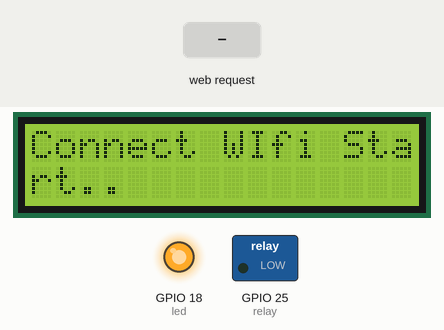
A program run on a simulated ESP32 board running MicroPython. Shown: 16×2 character LCD, switched loads named in the program (green lamp = pin HIGH), output pins drawn as LEDs (lit = HIGH). The inputs (shaded band) are chosen by the test bench. WiFi joins after 1.5 s; threads take turns every 2 ms; library files of the repository ran but are not shown: mylib_i2c_lcd.py; what the program prints to the serial console is not drawn.

Above: at 1.2 s.
At 7.8 s:
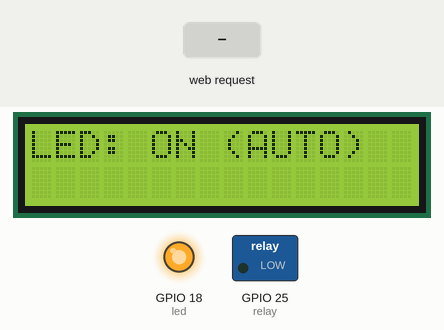
7.9 s: HTTP request GET / received
At 17.6 s:
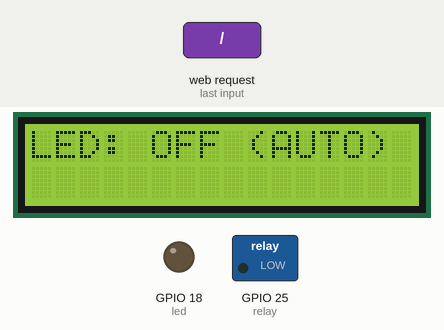
Timing chart, 0 to 18.2 s (numbered marks = the images above; inputs shaded):
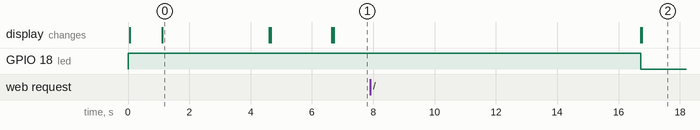

The program:

proj_iot.py
```python
import sys
sys.path.append("/libs")
from machine import Pin
from mylib_main import Mylibs
import time
import _thread
import dht

global mylib
global my_lcd
global my_wifi

global led_status
#wifi_cfg = { 'ssid': "Home Bas_2.4G", 'pwd': "S@msak8192" }


# LED
led = Pin(18, Pin.OUT)
led.on()

# RELAY
relay = Pin(25, Pin.OUT)
relay.off()

# DHT22
d = dht.DHT22(Pin(19))

def getTemperature():
    d.measure()
    time.sleep(1)
    print("temperature  :", d.temperature())
    print("humidity  :", d.humidity())
    return [d.temperature(), d.humidity()];


def init_app():
    global mylib
    global my_lcd
    global my_wifi

    mylib = Mylibs
    my_lcd = mylib.led_connect()
    mylib.led_display(my_lcd,'Connect WIfi Start..')
    my_wifi = mylib.wifi_connect('HOME-BKK') # 'HOME-BKK' , 'HOME-CHAINAT'
    if my_wifi["ip"] is None:
       mylib.led_display(my_lcd,'Connect Error !!!')
    else :
        time.sleep(2)
        mylib.led_display(my_lcd,my_wifi["ip"])
        time.sleep(2)
        mylib.led_display(my_lcd,'Connected')


def runserver():
    global mylib
    global led_status
    global my_wifi
    print("runserver : Start")
    print("Open on Browser...")
    print("http://" + my_wifi["ip"] +"/?LED=ON")
    print("http://" + my_wifi["ip"] +"/?LED=OFF")

    host = ''
    port = 80
    s = mylib.socket_connect(host,port)

    led_status = 'OFF'
    html_on = mylib.draw_html('html_on')
    html_off = mylib.draw_html('html_off')
    while True:
        data, client = mylib.socket_get_data(s)
        print([data])

        checkpc = data.split('|')[0]
        if checkpc == 'PC':
            print('From PC')
            text = '{:.1f}_{:.1f}'.format(t,h)
            client.send(text.encode('utf-8'))
            client.close()
        else:
            print('-------Web-------')
            try:
                check = data.split()[1].replace('/','').replace('?','')
                print('CHECK:',check)

                if check != '':
                    led_name, led_value = check.split('=')
                    if led_value == 'ON':
                        print('TURN ON LED')
                        led.on()
                        client.send(html_on)
                        client.close()
                        mylib.led_display(my_lcd,'{}: ON'.format(led_name))
                        led_status = 'ON'
                    elif led_value == 'OFF':
                        print('TURN OFF LED')
                        led.off()
                        client.send(html_off)
                        client.close()
                        mylib.led_display(my_lcd,'{}: OFF'.format(led_name))
                        led_status = 'OFF'
                else:
                    if led_status == 'OFF':
                        client.send(html_off)
                    else:
                        client.send(html_on)
            except:
                pass


def loop_led():
    global mylib
    global led_status
    print("loop_led : Start")
    led_name = 'LED'
    for i in range(50):
        led.on()
        mylib.led_display(my_lcd,'{}: ON (AUTO)'.format(led_name))
        led_status = 'ON'
        time.sleep(10)
        led.off()
        mylib.led_display(my_lcd,'{}: OFF (AUTO)'.format(led_name))
        led_status = 'OFF'
        time.sleep(10)
    print("loop_led : End")
init_app()
#runserver()
#getTemperature()
#loop_led()
_thread.start_new_thread(runserver,())
_thread.start_new_thread(loop_led,())
```

mylib_main.py
```python
import sys
sys.path.append("/libs")
from machine import Pin,SoftI2C
from mylib_i2c_lcd import I2cLcd
import mylib_wifi
import mylib_file
import mylib_socket
import mylib_draw
import ubinascii
import time

class Mylibs:
    #wifi_cfg = { 'ssid': "Home Bas_2.4G", 'pwd': "S@msak8192" } # Specify the SSID and password of your WiFi network
    wifi_cfg = { 'ssid': "HOME-BAS-TRUE-2.4G", 'pwd': "S@msak8192" } # Specify the SSID and password of your WiFi network
    def __init__(self):
        #self.wifi_cfg = wifi_cfg
        print('ini')

    def socket_connect(host,port):
        socket = mylib_socket.open_socket(host,port)
        return socket

    def socket_get_data(socket):
        socket_client , socket_addr = socket.accept()
        print('Connection from : ',socket_addr)
        socket_data = socket_client.recv(1024).decode('utf-8')
        #print([socket_data])
        return socket_data , socket_client

    def wifi_connect(cfg_wi_add):
        #####################
        my_wifi = {"ip": "", "netmask": "", "gateway":"", "dns":"","macaddr":""}
        if cfg_wi_add == 'HOME-BKK':
            print( 'Connect WiFi BKK' )
            WIFI_CFG = { 'ssid': "HOME-BAS-TRUE-2.4G", 'pwd': "S@msak8192" } # Specify the SSID and password of your WiFi network
        elif cfg_wi_add == 'HOME-CHAINAT':
            print( 'Connect WiFi CHAINAT' )
            WIFI_CFG = { 'ssid': "Home Bas_2.4G", 'pwd': "S@msak8192" } # Specify the SSID and password of your WiFi network
        else :
            print( 'Connect WiFi CHAINAT(Default)' )
            WIFI_CFG = { 'ssid': "Home Bas_2.4G", 'pwd': "S@msak8192" } # Specify the SSID and password of your WiFi network
        #####################
        wifi_connect = mylib_wifi.connect_wifi( WIFI_CFG , 30 ) # try to connect the network
        if wifi_connect is None:
            print( 'WiFi connection failed' )
        else:
            ipaddr, netmask, gateway, dns = wifi_connect.ifconfig()
            my_wifi["ip"], my_wifi["netmask"], my_wifi["gateway"], my_wifi["dns"] = wifi_connect.ifconfig()
            mac = wifi_connect.config('mac')      # get the interface's MAC address
            macaddr = ubinascii.hexlify(mac,':').decode() #decode MAC address
            print("============================")
            print("IP address  :", ipaddr)
            print("Net mask    :", netmask)
            print("Gateway     :", gateway)
            print("DNS server  :", dns)
            print("Mac address :", macaddr)

            my_wifi["ip"] = ipaddr
            my_wifi["netmask"] = netmask
            my_wifi["gateway"] = gateway
            my_wifi["dns"] = dns
            my_wifi["macaddr"] = macaddr
            print("----------------------------")
            return my_wifi
            #return ipaddr, netmask, gateway, dns

    def led_connect():
        # DEFINE LCD
        i2c = SoftI2C(scl=Pin(22),sda=Pin(21),freq=100000)
        #print(i2c.scan()) #Return Number of Address
        #print('Address :' , hex(i2c.scan()[0])) #Convert Address to Hex
        lcd = I2cLcd(i2c, 0x27, 2, 16)
        time.sleep(1)
        lcd.clear()
        return lcd

    def led_display(lcd,msg):
        lcd.clear()
        lcd.putstr(msg)

    def read_file_to_text(file_name):
        return mylib_file.read_file(file_name)

    def draw_html(html_code):
        return mylib_draw.draw_html(html_code)
    
```

mylib_wifi.py
```python
import network
import time
#####################

#####################
def connect_wifi( wifi_cfg, max_retries=10 ):
    wifi_sta = network.WLAN( network.STA_IF ) # use WiFi in station mode (not AP)
    if not wifi_sta.isconnected():
        wifi_sta.active(True)                     # activate the WiFi interface (up)
        wifi_sta.connect( wifi_cfg['ssid'], wifi_cfg['pwd'] ) # connect to the specified WiFi AP
        retries = 0
        while not wifi_sta.isconnected():
            retries = retries + 1
            if retries >= max_retries:
                return None
            time.sleep_ms(500)
    return wifi_sta

'''
--Example Call WIFI
import mylib_wifi
import ubinascii
#####################
WIFI_CFG = { 'ssid': "Home Bas_2.4G", 'pwd': "S@msak8192" } # Specify the SSID and password of your WiFi network
#####################

wifi_connect = mylib_wifi.connect_wifi( WIFI_CFG , 30 ) # try to connect the network
if wifi_connect is None:
    print( 'WiFi connection failed' )
else:
    ipaddr, netmask, gateway, dns = wifi_connect.ifconfig()
    mac = wifi_connect.config('mac')      # get the interface's MAC address
    macaddr = ubinascii.hexlify(mac,':').decode() #decode MAC address
    print("============================")
    print("IP address  :", ipaddr)
    print("Net mask    :", netmask)
    print("Gateway     :", gateway)
    print("DNS server  :", dns)
    print("Mac address :", macaddr)
    print("----------------------------")
'''        
```

mylib_file.py
```python
def read_file(file_name):
    f = open(file_name, "r")
    str = ''
    while(True):
        #read next line
        line = f.readline()
        #if line is empty, you are done with all lines in the file
        if not line:
            break
        #you can access the line
        #print(line.strip())
        str = str + line.strip()
    #close file
    f.close
    return str
```

mylib_socket.py
```python
import socket

def open_socket(host,port):
    s = socket.socket(socket.AF_INET ,socket.SOCK_STREAM) #TPC/IP , UDP
    #host = ''
    #port = 80
    s.bind((host,port))
    s.listen(1)
    return s

'''
s.bind() : ที่อยู่ผูก (โฮสต์พอร์ต) เพื่อซ็อกเก็ตที่ AF_INET ในรูปแบบของ tuple (โฮสต์พอร์ต) ระบุที่อยู่
s.listen() : เริ่ม TCP ฟัง ค้างที่ระบุไว้ก่อนที่จะปฏิเสธการเชื่อมต่อระบบปฏิบัติการที่สามารถระงับจำนวนสูงสุดของการเชื่อมต่อ ค่านี้เป็นอย่างน้อย 1 ใช้งานมากที่สุดที่สามารถตั้งค่า 5
s.accept() : ยอมรับ passive ของการเชื่อมต่อลูกค้า TCP (ปิดกั้น) รอการมาถึงของ
ซ็อกเก็ตไคลเอนต์
s.connect() : การเชื่อมต่อเซิร์ฟเวอร์การเริ่มต้นใช้งาน TCP socket.error อยู่ทั่วไปของรูปแบบของสิ่งอันดับ (ชื่อโฮสต์พอร์ต) ว่าข้อผิดพลาดการเชื่อมต่อข้อผิดพลาดจะถูกส่งกลับ
s.connect_ex() : เชื่อมต่อ () รุ่นที่ขยายจากฟังก์ชั่นส่งกลับรหัสข้อผิดพลาดเมื่อมีข้อผิดพลาดแทนการขว้างปาข้อยกเว้น
ฟังก์ชั่นซ็อกเก็ตวัตถุประสงค์สาธารณะ
s.recv() : รับข้อมูล TCP ข้อมูลที่ถูกส่งกลับเป็นสตริงระบุจำนวนเงินสูงสุดของข้อมูลที่จะได้รับ bufsize ให้ข้อมูลเพิ่มเติมเกี่ยวกับธงข้อความสามารถมักจะถูกละเลย
s.send() : ส่งข้อมูล TCP ส่งสตริงข้อมูลเพื่อการเชื่อมต่อซ็อกเก็ต ค่าตอบแทนเป็นจำนวนไบต์ที่จะส่งตัวเลขนี้อาจจะน้อยกว่าสตริงไบต์
s.sendall() : ข้อมูล TCP ส่งเสร็จสมบูรณ์แล้วส่งข้อมูล TCP สมบูรณ์ มันจะส่งสตริงข้อมูลเพื่อการเชื่อมต่อซ็อกเก็ต แต่ก่อนที่จะกลับจะพยายามที่จะส่งข้อมูลทั้งหมด กลับประสบความสำเร็จไม่มีข้อยกเว้นความล้มเหลวที่จะถูกโยนทิ้ง
s.recvform() : ได้รับข้อมูล UDP () คล้ายกับ recv แต่ค่าตอบแทนเป็น (ข้อมูลที่อยู่) ประเด็นข้อมูลที่เป็นสตริงที่มีข้อมูลที่ได้รับข้อมูลที่อยู่จะถูกส่งไปอยู่ซ็อกเก็ต
s.sendto() : ส่งข้อมูล UDP, ส่งข้อมูลไปยังซ็อกเก็ตที่อยู่ในรูปแบบของ (ipaddr พอร์ต) tuple ที่ระบุที่อยู่ห่างไกล ค่าตอบแทนเป็นจำนวนไบต์ที่ส่ง
s.close() : ปิดซ็อกเก็ต
s.getpeername() : ผลตอบแทนที่อยู่ระยะไกลเชื่อมต่อซ็อกเก็ต ค่าตอบแทนมักจะ tuple A (ipaddr พอร์ต)
s.getsockname() : ผลตอบแทนที่ได้อยู่เองซ็อกเก็ตของ มักจะเป็น tuple (ipaddr พอร์ต)
s.setsockopt(ระดับ optName ค่า) : กำหนดค่าของตัวเลือกซ็อกเก็ตที่กำหนด
s.getsockopt(ระดับ optName [.buflen]) : ค่าตอบแทนของตัวเลือกซ็อกเก็ต
s.settimeout(หมดเวลา) : ชุดซ็อกเก็ตเป็นเวลาการทำงานหมดเวลาหมดเวลาเป็นจำนวนจุดลอยตัวในไม่กี่วินาที ไม่มีค่าบ่งชี้ระยะเวลาที่ไม่มีเวลาออก โดยทั่วไปแล้วระยะเวลาการหมดเวลาก็ควรจะสร้างชุดซ็อกเก็ตเพราะพวกเขาอาจจะใช้ในการดำเนินการเชื่อมต่อ (เช่นการเชื่อมต่อ ())
s.gettimeout() : ส่งกลับค่าของระยะเวลาการหมดเวลาปัจจุบันในไม่กี่วินาทีถ้ามีระยะเวลาการหมดเวลาไม่มีการกำหนดผลตอบแทนไม่
s.fileno() : ผลตอบแทนที่ได้อธิบายไฟล์ซ็อกเก็ต
s.setblocking(ธง) : ถ้าธงเป็น 0 ซ็อกเก็ตที่ถูกกำหนดเป็นโหมดที่ไม่ใช่การปิดกั้นมิฉะนั้นซ็อกเก็ตไปยังโหมดการปิดกั้น (ค่าเริ่มต้น) โหมด non-blocking ถ้าคุณโทร recv () ไม่พบข้อมูลใด ๆ หรือส่งโทร () ไม่สามารถส่งข้อมูลได้ทันทีก็จะทำให้เกิดข้อยกเว้น socket.error
s.makefile() : สร้างเอกสารที่เกี่ยวข้องในการเชื่อมต่อกับซ็อกเก็ต
'''
```

mylib_draw.py
```python
draw_html_on = '''
<!doctype html>
<html lang="en">
  <head>
    <meta charset="utf-8">
    <meta name="viewport" content="width=device-width, initial-scale=1">
    <meta name="description" content="">
    <meta name="author" content="Mark Otto, Jacob Thornton, and Bootstrap contributors">
    <meta name="generator" content="Hugo 0.84.0">
    <title>ESP32 - Status</title>
    <link rel="canonical" href="https://getbootstrap.com/docs/5.0/examples/pricing/">
  <link href="https://getbootstrap.com/docs/5.0/dist/css/bootstrap.min.css" rel="stylesheet" integrity="sha384-EVSTQN3/azprG1Anm3QDgpJLIm9Nao0Yz1ztcQTwFspd3yD65VohhpuuCOmLASjC" crossorigin="anonymous">
  </head>
  <body>
  <div class="container">
  <form>
    <center>
      <img src="https://raw.githubusercontent.com/UncleEngineer/MicroPython-IoT/main/light-bulb-on.png" width="300">
     <h3>LED 1: ON</h3>
          <button  class="btn btn-primary" name="LED" value="ON" type="submit">ON</button>&nbsp;
        <button  class="btn btn-danger" name="LED" value="OFF" type="submit">OFF</button>
    </center>
   </form>
  </div>

  </body>
</html>
'''

draw_html_off = '''
<!doctype html>
<html lang="en">
  <head>
    <meta charset="utf-8">
    <meta name="viewport" content="width=device-width, initial-scale=1">
    <meta name="description" content="">
    <meta name="author" content="Mark Otto, Jacob Thornton, and Bootstrap contributors">
    <meta name="generator" content="Hugo 0.84.0">
    <title>ESP32 - Status</title>
    <link rel="canonical" href="https://getbootstrap.com/docs/5.0/examples/pricing/">
  <link href="https://getbootstrap.com/docs/5.0/dist/css/bootstrap.min.css" rel="stylesheet" integrity="sha384-EVSTQN3/azprG1Anm3QDgpJLIm9Nao0Yz1ztcQTwFspd3yD65VohhpuuCOmLASjC" crossorigin="anonymous">
  </head>
  <body>
  <div class="container">
  <form>
    <center>
      <img src="https://raw.githubusercontent.com/UncleEngineer/MicroPython-IoT/main/light-bulb-off.png" width="300">
     <h3>LED 1: OFF</h3>
          <button  class="btn btn-primary" name="LED" value="ON" type="submit">ON</button>&nbsp;
        <button  class="btn btn-danger" name="LED" value="OFF" type="submit">OFF</button>
    </center>
   </form>
  </div>

  </body>
</html>
'''

def draw_html(html_code):
    global draw_html_on
    global draw_html_off

    if html_code == "html_on":
        str_html = draw_html_on
    elif html_code == "html_off":
        str_html = draw_html_off
    else:
        str_html = ''

    return str_html
```

Measured:
- what the display in image 0 shows lasts 3.5 s, from 1.1 s to 4.6 s
